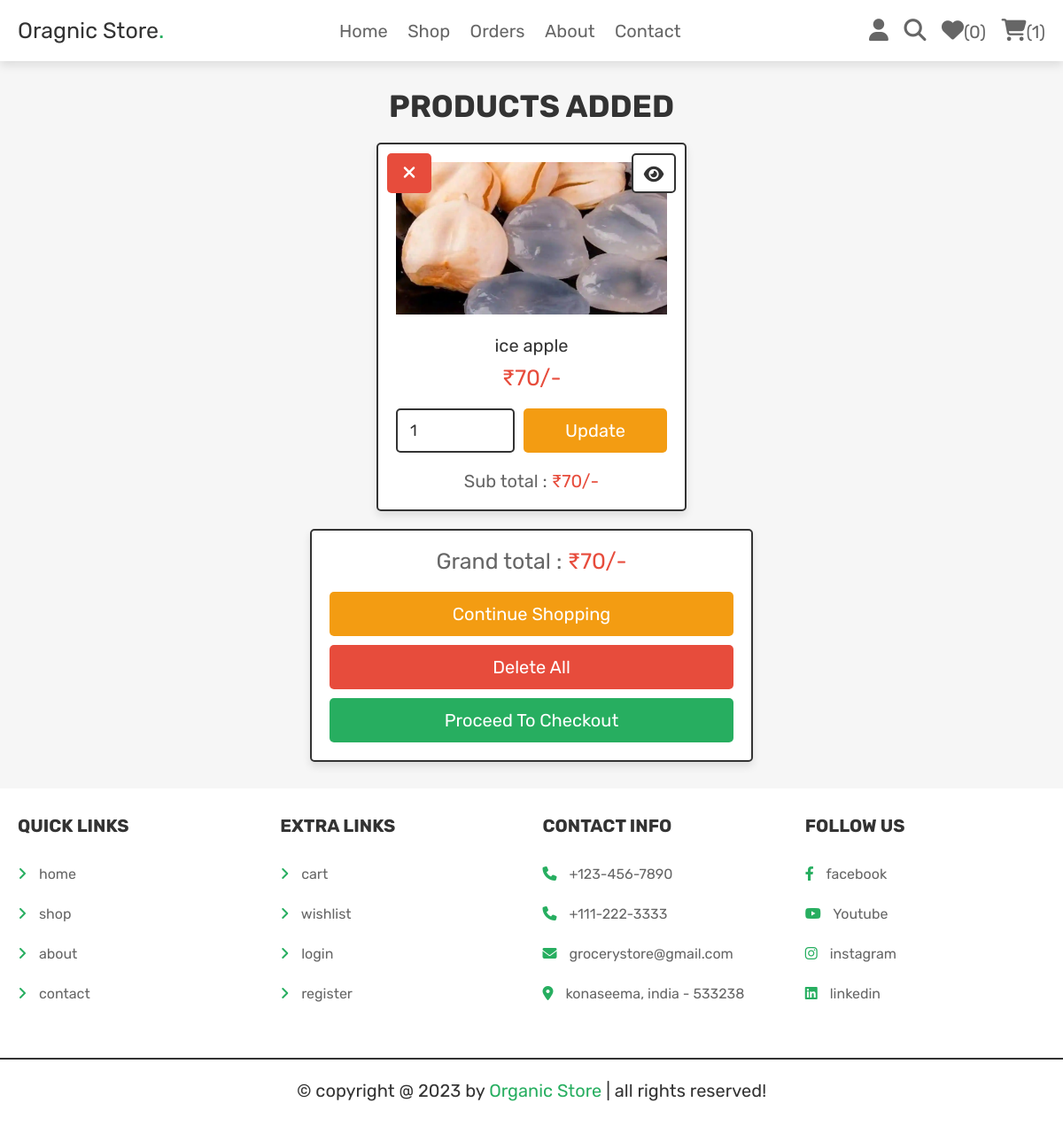
Screenshot of /cart.php (signed in) with the database file from the repository.
### tables this page shows
CREATE TABLE `cart` (
  `id` int(100) NOT NULL,
  `user_id` int(100) NOT NULL,
  `pid` int(100) NOT NULL,
  `name` varchar(100) NOT NULL,
  `price` int(100) NOT NULL,
  `quantity` int(100) NOT NULL,
  `image` varchar(100) NOT NULL
);

### cart.php (the view, shortened to what this page needs)
<?php
@include 'config.php';
$user_id = $_SESSION['user_id'];
?>
<!DOCTYPE html>
<html lang="en">
<head>
   <link rel="stylesheet" href="https://cdnjs.cloudflare.com/ajax/libs/font-awesome/6.1.1/css/all.min.css">
   <link rel="stylesheet" href="css/style.css">
</head>
<body>
<?php include 'header.php'; ?>
<section class="shopping-cart">
   <h1 class="title">Products added</h1>
   <div class="box-container">
   <?php
      $grand_total = 0;
      $select_cart = $conn->prepare("SELECT * FROM `cart` WHERE user_id = ?");
      $select_cart->execute([$user_id]);
      if($select_cart->rowCount() > 0){
         while($fetch_cart = $select_cart->fetch(PDO::FETCH_ASSOC)){
   ?>
   <form action="" method="POST" class="box">
      <a href="cart.php?delete=<?= $fetch_cart['id']; ?>" class="fas fa-times" onclick="return confirm('delete this from cart?');"></a>
      <a href="view_page.php?pid=<?= $fetch_cart['pid']; ?>" class="fas fa-eye"></a>
      <img src="uploaded_img/<?= $fetch_cart['image']; ?>" alt="">
      <div class="name"><?= $fetch_cart['name']; ?></div>
      <div class="price">₹<?= $fetch_cart['price']; ?>/-</div>
      <div class="flex-btn">
         <input type="number" min="1" value="<?= $fetch_cart['quantity']; ?>" class="qty" name="p_qty">
         <input type="submit" value="update" name="update_qty" class="option-btn">
      </div>
      <div class="sub-total"> Sub total : <span>₹<?= $sub_total = ($fetch_cart['price'] * $fetch_cart['quantity']); ?>/-</span> </div>
   </form>
   <?php
      $grand_total += $sub_total;
      }
   }else{
      echo '<p class="empty">your cart is empty</p>';
   }
   ?>
   </div>
   <div class="cart-total">
      <p>Grand total : <span>₹<?= $grand_total; ?>/-</span></p>
      <a href="shop.php" class="option-btn">Continue shopping</a>
      <a href="cart.php?delete_all" class="delete-btn <?= ($grand_total > 1)?'':'disabled'; ?>">Delete all</a>
      <a href="checkout.php" class="btn <?= ($grand_total > 1)?'':'disabled'; ?>">Proceed to checkout</a>
   </div>
</section>
<?php include 'footer.php'; ?>
</body>
</html>

### css/style.css (style rules this page uses)
.shopping-cart .box-container { display: grid; grid-template-columns: repeat(auto-fit, 35rem); gap:1.5rem; justify-content: center; align-items: flex-start; }
.shopping-cart .box-container .box { padding:2rem; text-align: center; border:var(--border); background-color: var(--white); box-shadow: var(--box-shadow); border-radius: .5rem; position: relative; }
.shopping-cart .box-container .box .price { padding:1rem 0; color:var(--red); font-size: 2.5rem; }
.shopping-cart .box-container .box .fa-eye { position: absolute; top:1rem; right:1rem; border-radius: .5rem; height: 4.5rem; line-height: 4.3rem; width: 5rem; border:var(--border); color:var(--black); font-size: 2rem; background-color: var(--white); }
.shopping-cart .box-container .box .fa-times { position: absolute; top:1rem; left:1rem; border-radius: .5rem; height: 4.5rem; line-height: 4.3rem; width: 5rem; color:var(--white); font-size: 2rem; background-color: var(--red); }
.shopping-cart .box-container .box img { width: 100%; margin-bottom: 1rem; }
.shopping-cart .box-container .box .name { font-size: 2rem; color:var(--black); padding-top: 1rem; }
.shopping-cart .box-container .box .qty { margin-top: 1rem; border-radius: .5rem; padding:1.2rem 1.4rem; font-size: 1.8rem; color:var(--black); border:var(--border); width: 100%; }
.shopping-cart .box-container .sub-total { margin-top: 2rem; font-size: 2rem; color:var(--light-color); }
.shopping-cart .box-container .sub-total span { color:var(--red); }
.shopping-cart .cart-total { max-width: 50rem; margin: 0 auto; margin-top: 2rem; padding:2rem; text-align: center; border:var(--border); background-color: var(--white); box-shadow: var(--box-shadow); border-radius: .5rem; }
.shopping-cart .cart-total p { margin-bottom: 2rem; font-size: 2.5rem; color:var(--light-color); }
.shopping-cart .cart-total p span { color:var(--red); }

### css/components.css (style rules this page uses)
:root { --green:#27ae60; --orange:#f39c12; --red:#e74c3c; --black:#333; --light-color:#666; --white:#fff; --light-bg:#f6f6f6; --border:.2rem solid var(--black); --box-shadow:0 .5rem 1rem rgba(0,0,0,.1); }
* { font-family: 'Rubik', sans-serif; margin:0; padding:0; box-sizing: border-box; outline: none; border:none; text-decoration: none; color:var(--black); }
body { background-color: var(--light-bg); }
html { font-size: 62.5%; overflow-x: hidden; scroll-behavior: smooth; scroll-padding-top: 6.5rem; }
section { padding:3rem 2rem; max-width: 1200px; margin:0 auto; }
.btn, .delete-btn, .option-btn { display: block; width: 100%; margin-top: 1rem; border-radius: .5rem; color:var(--white); font-size: 2rem; padding:1.3rem 3rem; text-transform: capitalize; cursor: pointer; text-align: center; }
.btn { background-color: var(--green); }
.delete-btn { background-color: var(--red); }
.option-btn { background-color: var(--orange); }
.flex-btn { display: flex; flex-wrap: wrap; gap:1rem; }
.flex-btn > * { flex:1; }
.title { text-align: center; margin-bottom: 2rem; text-transform: uppercase; color:var(--black); font-size: 3.5rem; }

### rows the page displays
cart: image (picture), name "ice apple", price "70", p_qty "1"

### other values shown
$count_wishlist_items->rowCount() "0"
$count_cart_items->rowCount() "1"
$grand_total "70"
